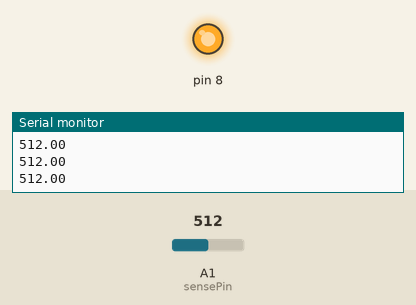
Bench run of a sketch on a simulated Arduino Uno, built with avr-gcc and run on an emulated ATmega328P. Parts: output pins drawn as LEDs (lit = HIGH), the last lines printed to the serial monitor. The test bench sets the inputs (shaded band); at power-on: A1 (sensePin) = 512.

Above: at 1.2 s.
1.3 s: A1 (sensePin) set to 736
2.8 s: A1 (sensePin) set to 757
At 4.0 s:
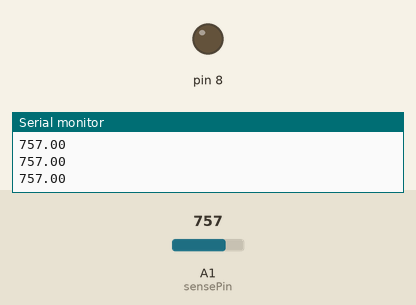
4.3 s: A1 (sensePin) set to 740
At 5.1 s:
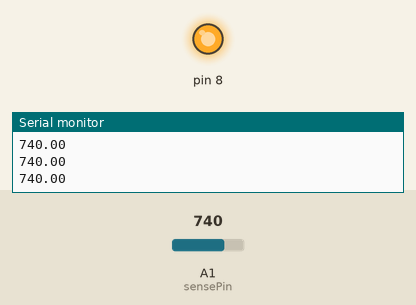
5.8 s: A1 (sensePin) set to 760
At 6.4 s:
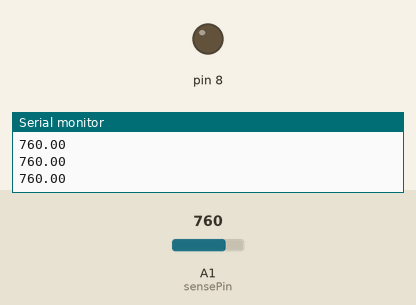
Timing chart, 0 to 8.3 s (numbered marks = the images above; inputs shaded):
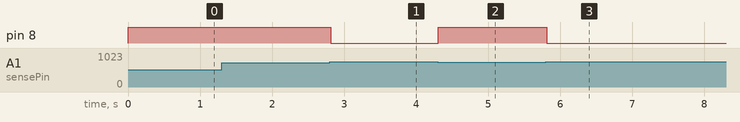

The sketch:

senseLight.ino
```cpp
float lux;
int sensePin = A1;


void setup(){
pinMode(A1, INPUT);
pinMode(8, OUTPUT);
Serial.begin(9600);
}

void loop(){
  lux = analogRead(A1);
  Serial.println(lux);

  if(lux<750){
    digitalWrite(8, HIGH);
  } else{
    digitalWrite(8, LOW);
     }
}
```

Measured:
- the behaviour switches between 749 and 750 on A1 (sensePin) (found by bisection; images 0 and 1)
- after the input at 2.8 s, pin 8: HIGH → LOW at once
- after the input at 4.3 s, pin 8: LOW → HIGH at once
- after the input at 5.8 s, pin 8: HIGH → LOW at once
